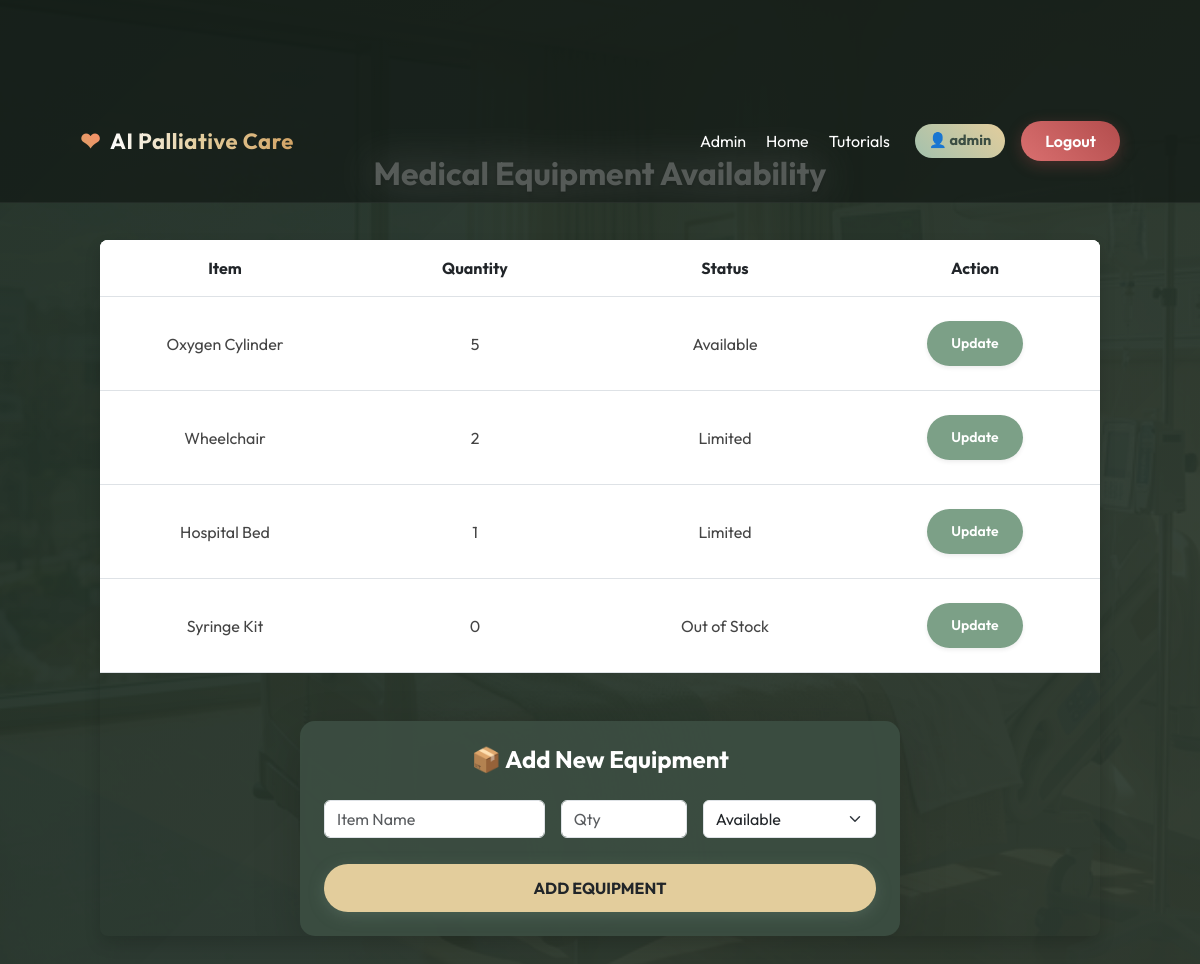
Page /medical_items (signed in) on the committed database.
### tables this page shows
CREATE TABLE medical_items(
        id INTEGER PRIMARY KEY AUTOINCREMENT,
        item_name TEXT,
        quantity INTEGER,
        status TEXT
    );

### app.py (the view)
@app.route("/medical_items")
def medical_items():
    if "user" not in session:
        return redirect("/login")
    conn = get_db()
    items = conn.execute("SELECT * FROM medical_items").fetchall()
    conn.close()
    return render_template("medical_items.html", items=items)

### app.py (called while the page is built)
@app.after_request
def add_header(response):
    response.cache_control.no_store = True
    response.cache_control.no_cache = True
    response.cache_control.must_revalidate = True
    response.cache_control.max_age = 0
    return response

def get_db():
    conn = sqlite3.connect(DB)
    conn.row_factory = sqlite3.Row
    return conn

### templates/medical_items.html (shortened to what this page needs)
{% extends "base.html" %}
{% block content %}
<div class="container py-4">
    <h2 class="text-center fw-bold text-white mb-5" style="text-shadow: 0 2px 4px rgba(0,0,0,0.5);">Medical Equipment Availability</h2>
    <div class="table-responsive mx-auto shadow" style="max-width: 1000px; border-radius: 8px; overflow: hidden;">
        <table class="table table-hover text-center align-middle m-0" style="background: white;">
            <thead class="bg-light text-dark shadow-sm">
                <tr>
                    <th scope="col" class="py-3" style="width: 25%; font-weight: bold;">Item</th>
                    <th scope="col" class="py-3" style="width: 25%; font-weight: bold;">Quantity</th>
                    <th scope="col" class="py-3" style="width: 25%; font-weight: bold;">Status</th>
                    {% if session.role == 'admin' %}
                    <th scope="col" class="py-3" style="width: 25%; font-weight: bold;">Action</th>
                    {% endif %}
                </tr>
            </thead>
            <tbody>
                {% for item in items %}
                <tr>
                    <td class="py-4" style="color: #444;">{{ item.item_name }}</td>
                    <td class="py-4" style="color: #444;">{{ item.quantity }}</td>
                    <td class="py-4" style="color: #444;">{{ item.status }}</td>
                    {% if session.role == 'admin' %}
                    <td class="py-4">
                        <a href="/update_item/{{ item.id }}" class="btn text-white rounded-pill px-4 shadow-sm" style="background: #7ca087; font-weight: 600; font-size: 14px;">
                            Update
                        </a>
                    </td>
                    {% endif %}
                </tr>
                {% else %}
                <tr>
                    <td colspan="4" class="py-4">No medical items found.</td>
                </tr>
                {% endfor %}
            </tbody>
        </table>
    {% if session.role == 'admin' %}
    <div class="mt-5 mx-auto p-4 shadow-lg text-white" style="max-width: 600px; background: rgba(59, 77, 66, 0.95); border-radius: 15px;">
        <h4 class="fw-bold mb-3 text-center">📦 Add New Equipment</h4>
        <form action="/add_item" method="POST">
            <div class="row g-3">
                <div class="col-md-5">
                    <input type="text" name="item_name" class="form-control" placeholder="Item Name" required>
                </div>
                <div class="col-md-3">
                    <input type="number" name="quantity" class="form-control" placeholder="Qty" required>
                </div>
                <div class="col-md-4">
                    <select name="status" class="form-select" required>
                        <option value="Available">Available</option>
                    </select>
                </div>
                <div class="col-12 mt-3">
                    <button type="submit" class="btn text-dark fw-bold w-100" style="background: #e3cd9c; border-radius: 25px;">
                        ADD EQUIPMENT
                    </button>
                </div>
            </div>
        </form>
    </div>
    {% endif %}
</div>
{% endblock %}

### static/css/style.css (style rules this page uses)
body { font-family: 'Outfit', sans-serif; margin: 0; background: linear-gradient(135deg, rgba(30, 45, 35, 0.96), rgba(46, 59, 49, 0.94)), url('../images/real_ward.png') center/cover fixed; color: #fdfdfd; min-height: 100vh; overflow-x: hidden; }
.container { padding: 20px; padding-top: 100px; text-align: center; }
.btn { background: linear-gradient(135deg, #8ba894, #668270); padding: 12px 25px; border: none; color: white; border-radius: 30px; text-decoration: none; cursor: pointer; font-weight: 600; transition: all 0.3s ease; box-shadow: 0 4px 15px rgba(102, 130, 112, 0.4); }
input, select { width: 100%; padding: 10px; margin: 10px 0; box-sizing: border-box; }
.page-transition { animation: fadeIn 0.4s ease-out forwards; }

### rows in the picture
medical_items: item_name "Oxygen Cylinder", quantity "5", status "Available"
medical_items: item_name "Wheelchair", quantity "2", status "Limited"
medical_items: item_name "Hospital Bed", quantity "1", status "Limited"
medical_items: item_name "Syringe Kit", quantity "0", status "Out of Stock"

### other values in the picture
{{ session["user"] }} "admin"
